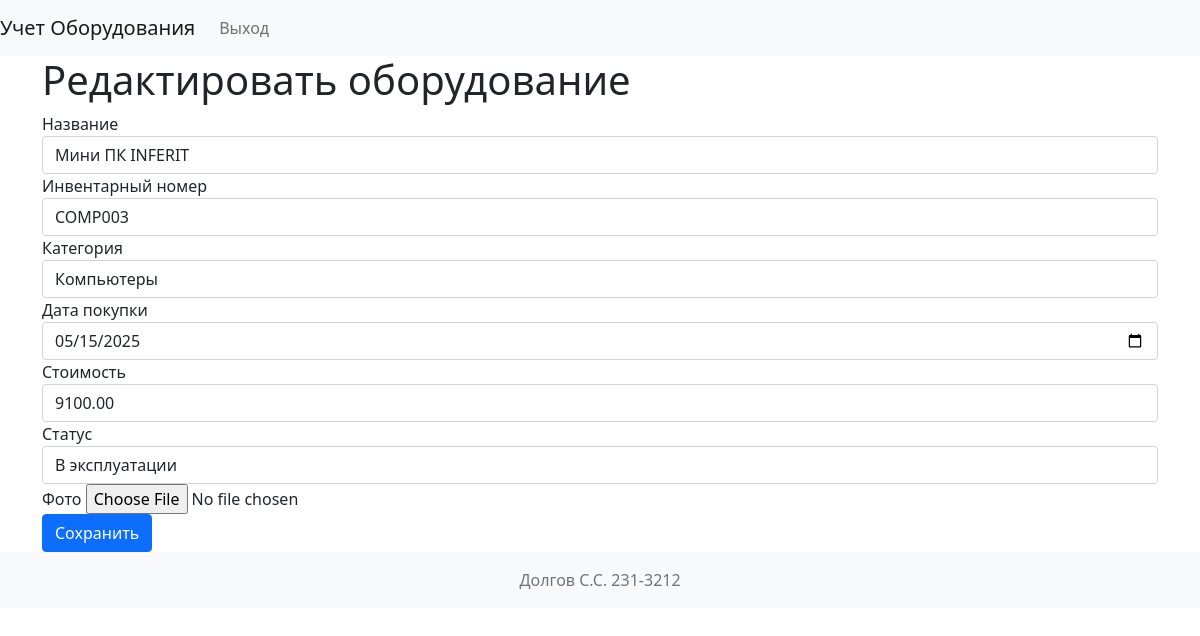
Screenshot of /edit/3 (signed in) with the database file from the repository.
### models.py (models this page shows, shortened)
class Equipment(db.Model):
    id = db.Column(db.Integer, primary_key=True)
    name = db.Column(db.String(255), nullable=False)
    inventory_number = db.Column(db.String(50), unique=True, nullable=False)
    category_id = db.Column(db.Integer, db.ForeignKey('category.id'), nullable=False)
    category = relationship("Category", backref="equipment")
    purchase_date = db.Column(db.Date, nullable=False)
    cost = db.Column(db.Numeric(10, 2), nullable=False)
    status = db.Column(Enum('В эксплуатации', 'На ремонте', 'Списано', name='equipment_status'), nullable=False)
    photo_id = db.Column(db.Integer, db.ForeignKey('photo.id'), nullable=True)
    photo = relationship("Photo", backref="equipment")
    created_at = db.Column(DateTime, default=datetime.utcnow)
    responsible_persons = relationship("Person", secondary="equipment_person", back_populates="equipment")

### app.py (the view, shortened to what this page needs)
@app.route('/edit/<int:id>', methods=['GET', 'POST'])
@login_required
def edit_equipment(id):
    if current_user.role.name != 'admin':
        flash('У вас недостаточно прав для выполнения данного действия', 'danger')
        return redirect(url_for('index'))
    equipment = Equipment.query.get_or_404(id)
    form = EquipmentForm(obj=equipment)
    form.category_id.choices = [(c.id, c.name) for c in Category.query.all()]
    return render_template('edit.html', form=form, equipment=equipment)

### app.py
class EquipmentForm(FlaskForm):
    name = StringField('Название', validators=[DataRequired(), Length(max=255)])
    inventory_number = StringField('Инвентарный номер', validators=[DataRequired(), Length(max=50)])
    category_id = SelectField('Категория', coerce=int, validators=[DataRequired()])
    purchase_date = DateField('Дата покупки', validators=[DataRequired()])
    cost = DecimalField('Стоимость', validators=[DataRequired(), NumberRange(min=0)])
    status = SelectField('Статус', choices=[('В эксплуатации', 'В эксплуатации'), ('На ремонте', 'На ремонте'), ('Списано', 'Списано')], validators=[DataRequired()])
    photo = FileField('Фото', validators=[FileAllowed(ALLOWED_EXTENSIONS)])
    new_photo = FileField('Загрузить новую фотографию', validators=[FileAllowed(['jpg', 'jpeg', 'png', 'gif'])])
    submit = SubmitField('Сохранить')

### app.py (called while the page is built)
@login_manager.user_loader
def load_user(user_id):
    return User.query.get(int(user_id))

def login_required(f):
    @wraps(f)
    def decorated_function(*args, **kwargs):
        if not current_user.is_authenticated:
            flash('Для выполнения данного действия необходимо пройти процедуру аутентификации.', 'warning')
            return redirect(url_for('login'))
        return f(*args, **kwargs)
    return decorated_function

### templates/edit.html (shortened to what this page needs)
{% extends 'base.html' %}
{% block content %}
    <h1>Редактировать оборудование</h1>
    <form method="POST" action="{{ url_for('edit_equipment', id=equipment.id) }}" enctype="multipart/form-data">
        <div class="form-group">
            {{ form.name.label }}
            {{ form.name(class="form-control", value=equipment.name) }}
        </div>
        <div class="form-group">
            {{ form.inventory_number.label }}
            {{ form.inventory_number(class="form-control", value=equipment.inventory_number) }}
        </div>
        <div class="form-group">
            {{ form.category_id.label }}
            {{ form.category_id(class="form-control", value=equipment.category_id) }}
        </div>
        <div class="form-group">
            {{ form.purchase_date.label }}
            {{ form.purchase_date(class="form-control", value=equipment.purchase_date.strftime('%Y-%m-%d') if equipment.purchase_date else '', placeholder="YYYY-MM-DD") }}
        </div>
        <div class="form-group">
            {{ form.cost.label }}
            {{ form.cost(class="form-control", value=equipment.cost) }}
        </div>
        <div class="form-group">
            {{ form.status.label }}
            {{ form.status(class="form-control", value=equipment.status) }}
        </div>
        <div class="form-group">
            {{ form.photo.label }}
            {{ form.photo(class="form-control-file") }}
        </div>
        {{ form.submit(class="btn btn-primary") }}
    </form>
{% endblock %}

### rows the page displays
Equipment: name "Мини ПК INFERIT", inventory_number "COMP003", category_id "Компьютеры", purchase_date "05/15/2025", cost "9100.00", status "В эксплуатации"
